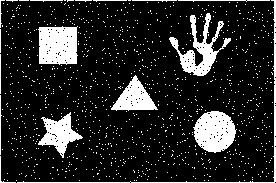
#> input picture NOT_(inversa)_RUIDO_SAL_Y_PIMIENTA.jpg, 276 x 183 px
$ python -i practica5.py   (imports and definitions only)
#> lines starting #> are read from the running program, lines starting #| are printed output that depends on the picture
"""Práctica 5 — Transformaciones en el dominio de la frecuencia.

Parte A: FFT 2D, espectro de magnitud/fase, filtros en frecuencia
  fft2_imagen(img)                         → F, Fshift, magnitud, fase
  crear_mascara(shape, filtro, tipo, cutoff, orden) → mask
  aplicar_filtro_fft(img, filtro, tipo, cutoff, orden) → img_filtrada, mask

  Filtros disponibles: 'ideal', 'gaussiano', 'butterworth'
  Tipos:              'lowpass', 'highpass'

Parte B: DCT por bloques 8×8 con cuantización tipo JPEG
  dct_compresion(img, q_factor)  → rec, psnr
  calcular_psnr(ref, rec)        → float dB

Autoras: Alejandra Michelle Mateo Garcia · Leyva Triana Isis Valeria
ESCOM · IPN — Análisis de Imágenes — Mayo 2026
"""
from __future__ import annotations
import math
import numpy as np
import cv2


# ══════════════════════════════════════════════════════════════════════════════
# UTILIDADES INTERNAS
# ══════════════════════════════════════════════════════════════════════════════

def _to_gray_float(img: np.ndarray) -> np.ndarray:
    """Convierte imagen RGB uint8 → float32 [0, 1] en escala de grises."""
    if img.ndim == 3:
        gray = cv2.cvtColor(img, cv2.COLOR_RGB2GRAY)
    else:
        gray = img.copy()
    if gray.dtype != np.float32:
        gray = gray.astype(np.float32)
        if gray.max() > 1.0:
            gray /= 255.0
    return gray


def _to_display_rgb(arr: np.ndarray) -> np.ndarray:
    """Convierte array float32 [0,1] → uint8 RGB para visualización."""
    arr_u8 = np.clip(arr * 255.0, 0, 255).astype(np.uint8)
    if arr_u8.ndim == 2:
        return cv2.cvtColor(arr_u8, cv2.COLOR_GRAY2RGB)
    return arr_u8


# [21 lines left out: functions _spectrum_to_display, _phase_to_display, _mask_to_display, not called in this run]


# ══════════════════════════════════════════════════════════════════════════════
# PARTE A — FFT Y FILTROS
# ══════════════════════════════════════════════════════════════════════════════

def fft2_imagen(img: np.ndarray):
    """Calcula FFT 2D sobre imagen en escala de grises.

    Devuelve:
        F        : array complejo (sin desplazar) — para filtrado
        Fshift   : array complejo centrado — para visualización
        magnitud : espectro log(1+|Fshift|) float32
        fase     : ángulo de Fshift en [-π, π] float32
    """
    gray = _to_gray_float(img)
    F = np.fft.fft2(gray)
    Fshift = np.fft.fftshift(F)
    magnitud = np.log(1 + np.abs(Fshift)).astype(np.float32)
    fase = np.angle(Fshift).astype(np.float32)
    return F, Fshift, magnitud, fase


def crear_mascara(img_shape: tuple,
                  filtro: str = 'butterworth',
                  tipo: str = 'lowpass',
                  cutoff: float = 0.15,
                  orden: int = 2) -> np.ndarray:
    """Construye máscara de filtro centrada en el espectro.

    Args:
        img_shape : (rows, cols) de la imagen
        filtro    : 'ideal' | 'gaussiano' | 'butterworth'
        tipo      : 'lowpass' | 'highpass'
        cutoff    : radio de corte normalizado (≈0.05–0.45)
        orden     : solo Butterworth — controla pendiente de la transición

    Returns:
        mask float32 [0, 1] del mismo tamaño que img_shape
    """
    rows, cols = img_shape[:2]
    crow, ccol = rows // 2, cols // 2
    Y, X = np.ogrid[:rows, :cols]
    D = np.sqrt((Y - crow) ** 2 + (X - ccol) ** 2)
    Dnorm = D / float(min(crow, ccol))

    if filtro == 'ideal':
        H = (Dnorm <= cutoff).astype(np.float32)
    elif filtro == 'gaussiano':
        H = np.exp(-(Dnorm ** 2) / (2 * (cutoff ** 2))).astype(np.float32)
    elif filtro == 'butterworth':
        H = (1 / (1 + (Dnorm / (cutoff + 1e-8)) ** (2 * orden))).astype(np.float32)
    else:
        raise ValueError(f"Filtro desconocido: {filtro!r}")

    mask = H if tipo == 'lowpass' else (1.0 - H).astype(np.float32)
    return mask


def aplicar_filtro_fft(img: np.ndarray,
                       filtro: str = 'butterworth',
                       tipo: str = 'lowpass',
                       cutoff: float = 0.15,
                       orden: int = 2):
    """Aplica filtro en dominio de la frecuencia y reconstruye por IFFT.

    Returns:
        img_filtrada : np.ndarray RGB uint8
        mask         : np.ndarray float32 [0,1]
        magnitud_orig: espectro de magnitud de la imagen original (display)
        fase_orig    : espectro de fase de la imagen original (display)
    """
    gray = _to_gray_float(img)
    _, _, magnitud, fase = fft2_imagen(gray)

    F = np.fft.fft2(gray)
    Fshift = np.fft.fftshift(F)
    mask = crear_mascara(gray.shape, filtro=filtro, tipo=tipo,
                         cutoff=cutoff, orden=orden)
    Gshift = Fshift * mask
    G = np.fft.ifftshift(Gshift)
    g = np.real(np.fft.ifft2(G))
    g = np.clip(g, 0.0, 1.0).astype(np.float32)

    return _to_display_rgb(g), mask, magnitud, fase


# [16 lines left out: function espectro_todas_combinaciones, not called in this run]


# ══════════════════════════════════════════════════════════════════════════════
# PARTE B — DCT POR BLOQUES 8×8
# ══════════════════════════════════════════════════════════════════════════════

# ── Matriz DCT ortogonal de tamaño 8 (calculada una sola vez) ────────────────

def _dct_matrix(N: int = 8) -> np.ndarray:
#> called with N = 8
    C = np.zeros((N, N), dtype=np.float64)
    for k in range(N):
        alpha = math.sqrt(1 / N) if k == 0 else math.sqrt(2 / N)
        for n in range(N):
            C[k, n] = alpha * math.cos(((2 * n + 1) * k * math.pi) / (2 * N))
    return C


_C8 = _dct_matrix(8)

# ── Tabla de cuantización luminancia estándar JPEG (aproximada) ──────────────
_Q_JPEG = np.array([
    [16, 11, 10, 16, 24,  40,  51,  61],
    [12, 12, 14, 19, 26,  58,  60,  55],
    [14, 13, 16, 24, 40,  57,  69,  56],
    [14, 17, 22, 29, 51,  87,  80,  62],
    [18, 22, 37, 56, 68, 109, 103,  77],
    [24, 35, 55, 64, 81, 104, 113,  92],
    [49, 64, 78, 87,103, 121, 120, 101],
    [72, 92, 95, 98,112, 100, 103,  99],
], dtype=np.float64)


# [60 lines left out: functions _pad_multiplo, calcular_psnr, dct_compresion, dct_comparativa, not called in this run]

>>> import cv2
>>> picture = cv2.cvtColor(cv2.imread('../../NOT_(inversa)_RUIDO_SAL_Y_PIMIENTA.jpg'), cv2.COLOR_BGR2RGB)
#> picture is the input picture: shape (183, 276, 3); min 0, max 255, mean 40.4
>>> result = aplicar_filtro_fft(picture)
#> in fft2_imagen, `magnitud = np.log(1 + np.abs(Fshift)).astype(np.float32)`:
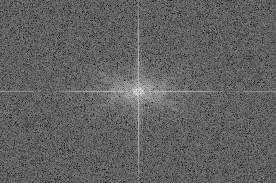
#> magnitud: shape (183, 276) float32; min 0.163, max 8.99, mean 3.55; drawn with min black and max white
#> in fft2_imagen, `fase = np.angle(Fshift).astype(np.float32)`:
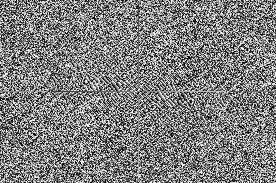
#> fase: shape (183, 276) float32; min -3.14, max 3.14, mean -3.02e-10; drawn with min black and max white
#> in aplicar_filtro_fft, `g = np.real(np.fft.ifft2(G))`:
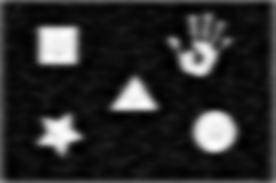
#> g: shape (183, 276) float64; min -0.0283, max 1.05, mean 0.158; drawn with min black and max white

$ run again, on not.jpg
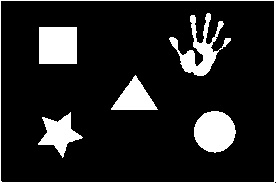
#> input picture not.jpg, 276 x 183 px
#> picture is the input picture: shape (183, 276, 3); min 0, max 255, mean 34.6
#> in fft2_imagen, `magnitud = np.log(1 + np.abs(Fshift)).astype(np.float32)`:
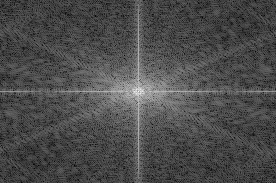
#> magnitud: shape (183, 276) float32; min 0.0596, max 8.83, mean 2.69; drawn with min black and max white
#> in fft2_imagen, `fase = np.angle(Fshift).astype(np.float32)`:
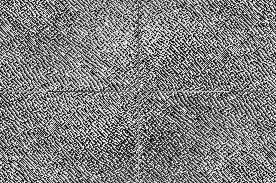
#> fase: shape (183, 276) float32; min -3.14, max 3.14, mean 9.06e-10; drawn with min black and max white
